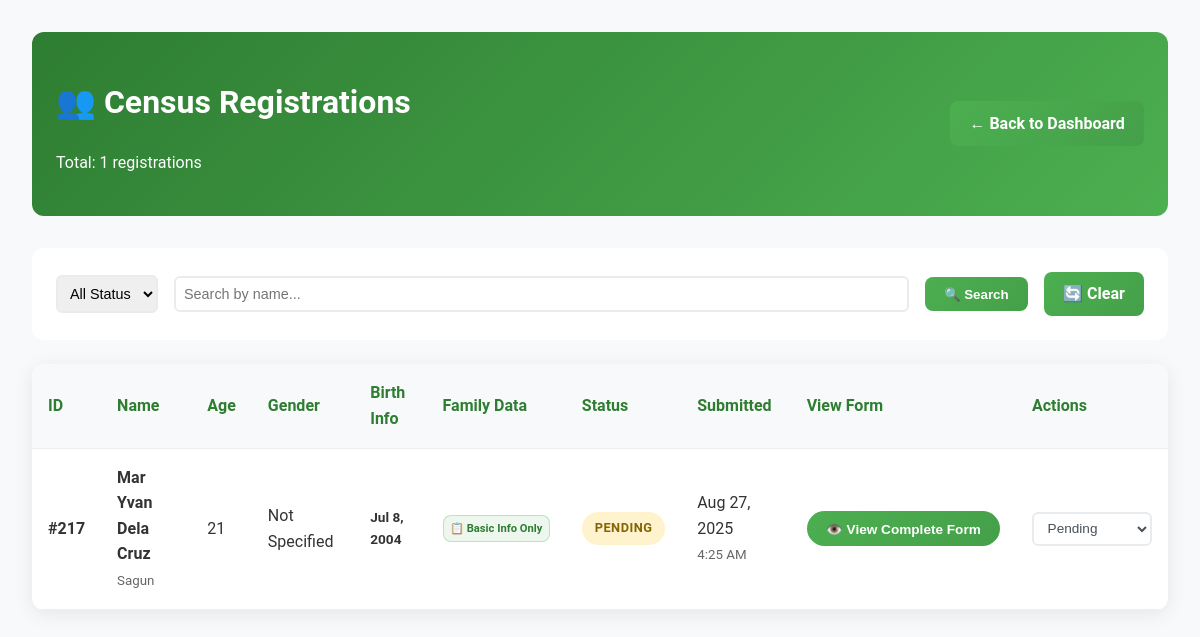
Before: /admin/view-resident-registrations.php (signed in) with the older database file.
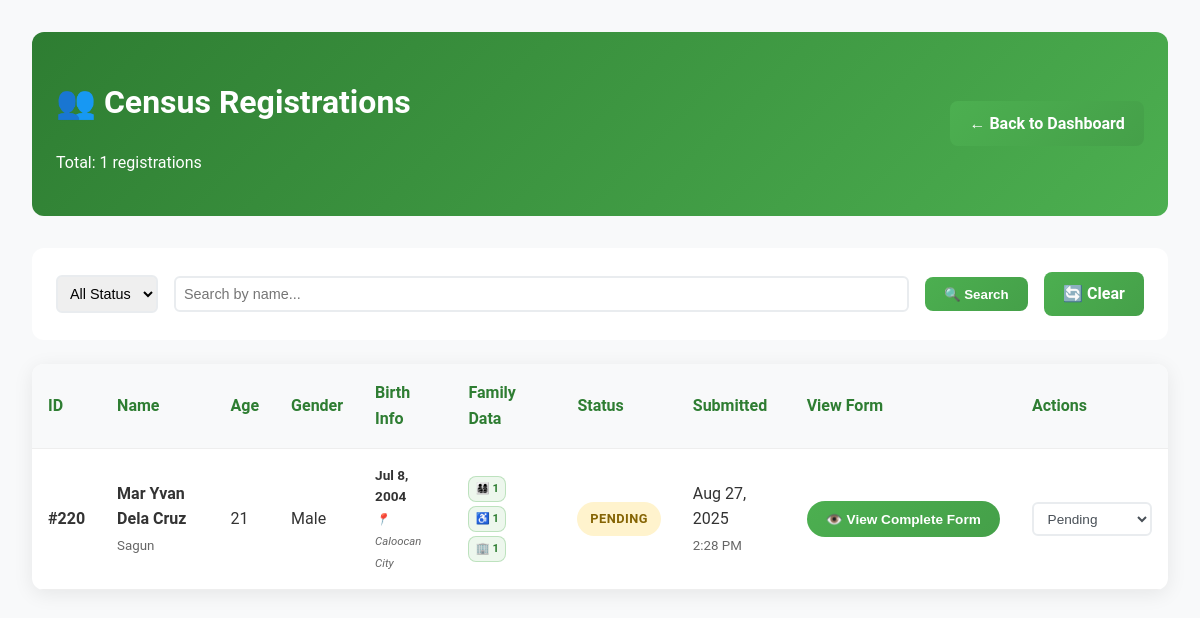
After: the same page with the newer database file.
### tables this page shows
CREATE TABLE `resident_registrations` (
  `id` int(11) NOT NULL,
  `first_name` varchar(100) NOT NULL,
  `middle_name` varchar(100) DEFAULT NULL,
  `last_name` varchar(100) NOT NULL,
  `birth_date` date NOT NULL,
  `birth_place` varchar(255) DEFAULT NULL,
  `age` int(11) NOT NULL,
  `civil_status` varchar(50) NOT NULL,
  `gender` varchar(20) NOT NULL,
  `contact_number` varchar(20) DEFAULT NULL,
  `email` varchar(255) DEFAULT NULL,
  `house_number` varchar(20) DEFAULT NULL,
  `address` text DEFAULT NULL,
  `pangkabuhayan` varchar(100) DEFAULT NULL,
  `submitted_at` timestamp NOT NULL DEFAULT current_timestamp(),
  `status` enum('pending','approved','rejected') DEFAULT 'pending',
  `land_ownership` varchar(100) DEFAULT NULL,
  `land_ownership_other` varchar(255) DEFAULT NULL,
  `house_ownership` varchar(100) DEFAULT NULL,
  `house_ownership_other` varchar(255) DEFAULT NULL,
  `farmland` varchar(100) DEFAULT NULL,
  `cooking_energy` varchar(100) DEFAULT NULL,
  `cooking_energy_other` varchar(255) DEFAULT NULL,
  `toilet_type` varchar(100) DEFAULT NULL,
  `toilet_type_other` varchar(255) DEFAULT NULL,
  `electricity_source` varchar(100) DEFAULT NULL,
  `electricity_source_other` varchar(255) DEFAULT NULL,
  `water_source` varchar(100) DEFAULT NULL,
  `water_source_other` varchar(255) DEFAULT NULL,
  `waste_disposal` varchar(100) DEFAULT NULL,
  `waste_disposal_other` varchar(255) DEFAULT NULL,
  `appliances` text DEFAULT NULL,
  `transportation` text DEFAULT NULL,
  `transportation_other` varchar(255) DEFAULT NULL,
  `business` text DEFAULT NULL,
  `business_other` varchar(255) DEFAULT NULL,
  `contraceptive` text DEFAULT NULL,
  `interviewer` varchar(255) DEFAULT NULL,
  `interviewer_title` varchar(255) DEFAULT NULL
);

### admin/view-resident-registrations.php (the view, shortened to what this page needs)
<?php
include '../includes/db_connect.php';
$search = $_GET['search'] ?? '';
$page = max(1, (int)($_GET['page'] ?? 1));
$per_page = 10;
$offset = ($page - 1) * $per_page;
$where_conditions = [];
$params = [];
$where_clause = $where_conditions ? "WHERE " . implode(" AND ", $where_conditions) : "";
$count_sql = "SELECT COUNT(*) FROM resident_registrations $where_clause";
$count_stmt = $pdo->prepare($count_sql);
$count_stmt->execute($params);
$total_records = $count_stmt->fetchColumn();
$sql = "SELECT rr.id, rr.first_name, rr.middle_name, rr.last_name, rr.age, rr.gender,
        rr.birth_date, rr.birth_place, rr.house_number, rr.status, rr.submitted_at,
        (SELECT COUNT(*) FROM family_members fm WHERE fm.registration_id = rr.id) as family_count,
        (SELECT COUNT(*) FROM family_disabilities fd WHERE fd.registration_id = rr.id) as disability_count,
        (SELECT COUNT(*) FROM family_organizations fo WHERE fo.registration_id = rr.id) as organization_count
        FROM resident_registrations rr $where_clause ORDER BY submitted_at DESC LIMIT $per_page OFFSET $offset";
$stmt = $pdo->prepare($sql);
$stmt->execute($params);
$registrations = $stmt->fetchAll();
?>
<!DOCTYPE html>
<html lang="en">
<head>
    <link rel="stylesheet" href="../css/styles.css">
</head>
<body>
    <div class="admin-container">
        <div class="admin-header">
            <div>
                <h1>👥 Census Registrations</h1>
                <p>Total: <?php echo $total_records; ?> registrations</p>
            </div>
            <a href="dashboard.php" class="admin-btn">← Back to Dashboard</a>
        </div>
        <div class="admin-controls">
            <form method="GET" class="search-form">
                <select name="status" onchange="this.form.submit()">
                    <option value="">All Status</option>
                </select>
                <input type="text" name="search" value="<?php echo htmlspecialchars($search); ?>" placeholder="Search by name...">
                <button type="submit" class="admin-btn">🔍 Search</button>
                <a href="view-resident-registrations.php" class="admin-btn">🔄 Clear</a>
            </form>
        </div>
        <div class="admin-table">
            <table>
                <thead>
                    <tr>
                        <th>ID</th>
                        <th>Name</th>
                        <th>Age</th>
                        <th>Gender</th>
                        <th>Birth Info</th>
                        <th>Family Data</th>
                        <th>Status</th>
                        <th>Submitted</th>
                        <th>View Form</th>
                        <th>Actions</th>
                    </tr>
                </thead>
                <tbody>
                    <?php foreach ($registrations as $reg): ?>
                    <tr>
                        <td><strong>#<?php echo $reg['id']; ?></strong></td>
                        <td>
                            <strong><?php echo htmlspecialchars($reg['first_name'] . ' ' . $reg['last_name']); ?></strong>
                            <?php if ($reg['middle_name'] ?? false): ?>
                                <br><small style="color: #666;"><?php echo htmlspecialchars($reg['middle_name']); ?></small>
                            <?php endif; ?>
                        </td>
                        <td><?php echo $reg['age']; ?></td>
                        <td><?php echo htmlspecialchars($reg['gender']); ?></td>
                        <td>
                            <div style="font-size: 0.85rem;">
                                <?php if ($reg['birth_date'] ?? false): ?>
                                    <strong><?php echo date('M j, Y', strtotime($reg['birth_date'])); ?></strong>
                                <?php else: ?>
                                    <span style="color: #999; font-style: italic;">No birth date</span>
                                <?php endif; ?>
                                <?php if ($reg['birth_place'] ?? false): ?>
                                    <br><small style="color: #666; font-style: italic;">📍 <?php echo htmlspecialchars($reg['birth_place']); ?></small>
                                <?php endif; ?>
                            </div>
                        </td>
                        <td>
                            <div class="family-data-summary">
                                <?php if ($reg['family_count'] > 0): ?>
                                    <span class="data-badge family-badge" title="<?php echo $reg['family_count']; ?> family member(s)">👨‍👩‍👧‍👦 <?php echo $reg['family_count']; ?></span>
                                <?php endif; ?>
                                <?php if ($reg['disability_count'] > 0): ?>
                                    <span class="data-badge disability-badge" title="<?php echo $reg['disability_count']; ?> disability record(s)">♿ <?php echo $reg['disability_count']; ?></span>
                                <?php endif; ?>
                                <?php if ($reg['organization_count'] > 0): ?>
                                    <span class="data-badge organization-badge" title="<?php echo $reg['organization_count']; ?> organization membership(s)">🏢 <?php echo $reg['organization_count']; ?></span>
                                <?php endif; ?>
                                <?php if ($reg['family_count'] == 0 && $reg['disability_count'] == 0 && $reg['organization_count'] == 0): ?>
                                    <span class="data-badge basic-badge">📋 Basic Info Only</span>
                                <?php endif; ?>
                            </div>
                        </td>
                        <td>
                            <span class="status-badge status-<?php echo $reg['status']; ?>">
                                <?php echo ucfirst($reg['status']); ?>
                            </span>
                        </td>
                        <td>
                            <div><?php echo date('M j, Y', strtotime($reg['submitted_at'])); ?></div>
                            <small style="color: #666;"><?php echo date('g:i A', strtotime($reg['submitted_at'])); ?></small>
                        </td>
                        <td>
                            <button onclick="viewRegistrationDetails(<?php echo $reg['id']; ?>)" class="view-form-btn"
                                    title="View complete registration form including personal info, family members, disabilities, and organizations">
                                👁️ View Complete Form
                            </button>
                        </td>
                        <td>
                            <?php if ($reg['status'] === 'pending'): ?>
                            <form method="POST" style="margin: 0;">
                                <select name="status" class="action-select" onchange="this.form.submit()">
                                    <option value="pending" selected>Pending</option>
                                </select>
                            </form>
                            <?php else: ?>
                            <div class="action-select status-locked">
                                <?php echo ucfirst($reg['status']); ?> (Locked)
                            </div>
                            <?php endif; ?>
                        </td>
                    </tr>
                    <?php endforeach; ?>
                </tbody>
            </table>
        </div>
    </div>
</body>
</html>

### css/styles.css (style rules this page uses)
body { font-family: 'Roboto', sans-serif; margin: 0; padding: 0; background-color: #f4f7f9; color: #333; line-height: 1.6; }

### admin/view-resident-registrations.php (style rules this page uses)
.admin-container { max-width: 1400px; margin: 0 auto; padding: 2rem; background: #f8f9fa; min-height: 100vh; }
.admin-header { background: linear-gradient(135deg, #2e7d32 0%, #4caf50 100%); color: white; padding: 1.5rem; border-radius: 12px; margin-bottom: 2rem; display: flex; justify-content: space-between; align-items: center; }
.admin-controls { background: white; padding: 1.5rem; border-radius: 12px; margin-bottom: 1.5rem; display: flex; gap: 1rem; align-items: center; flex-wrap: wrap; }
.admin-table { background: white; border-radius: 12px; overflow: hidden; box-shadow: 0 4px 20px rgba(0, 0, 0, 0.08); }
.admin-table table { width: 100%; border-collapse: collapse; }
.admin-table th, .admin-table td { padding: 1rem; text-align: left; border-bottom: 1px solid #eee; }
.admin-table th { background: #f8f9fa; font-weight: 600; color: #2e7d32; }
.admin-table tbody tr { transition: all 0.3s ease; }
.view-form-btn { background: linear-gradient(135deg, #4CAF50, #45a049); color: white; border: none; padding: 0.6rem 1.2rem; border-radius: 20px; cursor: pointer; font-size: 0.85rem; font-weight: 600; transition: all 0.3s ease; display: inline-flex; align-items: center; gap: 0.5rem; text-decoration: none; white-space: nowrap; }
.status-badge { padding: 0.4rem 0.8rem; border-radius: 20px; font-size: 0.8rem; font-weight: 600; text-transform: uppercase; letter-spacing: 0.5px; display: inline-block; }
.status-pending { background: #fff3cd; color: #856404; }
.action-select { padding: 0.4rem 0.6rem; border: 2px solid #e9ecef; border-radius: 6px; font-size: 0.85rem; background: white; color: #495057; cursor: pointer; transition: all 0.3s ease; min-width: 120px; }
.admin-btn { display: inline-block; padding: 0.6rem 1.2rem; background: linear-gradient(135deg, #4CAF50, #45a049); color: white; text-decoration: none; border-radius: 8px; font-weight: 600; border: none; cursor: pointer; transition: all 0.3s ease; }
.search-form { display: flex; gap: 1rem; align-items: center; flex-wrap: wrap; width: 100%; }
.search-form select, .search-form input { padding: 0.5rem; border: 2px solid #e9ecef; border-radius: 6px; font-size: 0.9rem; }
.search-form input[type="text"] { flex: 1; min-width: 250px; }
.family-data-summary { display: flex; flex-wrap: wrap; gap: 0.25rem; align-items: center; }
.data-badge { display: inline-flex; align-items: center; gap: 0.25rem; padding: 0.2rem 0.4rem; border-radius: 8px; font-size: 0.7rem; font-weight: 600; white-space: nowrap; cursor: help; }
.family-badge { background: rgba(76, 175, 80, 0.1); color: #2e7d32; border: 1px solid rgba(76, 175, 80, 0.3); }
.disability-badge { background: rgba(76, 175, 80, 0.1); color: #2e7d32; border: 1px solid rgba(76, 175, 80, 0.3); }
.organization-badge { background: rgba(76, 175, 80, 0.1); color: #2e7d32; border: 1px solid rgba(76, 175, 80, 0.3); }
.basic-badge { background: rgba(76, 175, 80, 0.1); color: #2e7d32; border: 1px solid rgba(76, 175, 80, 0.3); }

Changed rows visible on the page:
removed resident_registrations: id "217", first_name+last_name "Mar Yvan Dela Cruz", middle_name "Sagun", age "21", gender "Not Specified", birth_date "Jul 8, 2004", shows "📋 Basic Info Only", status "PENDING", submitted_at "Aug 27, 2025", submitted_at "4:25 AM"
added resident_registrations: id "220", first_name+last_name "Mar Yvan Dela Cruz", middle_name "Sagun", age "21", gender "Male", birth_date "Jul 8, 2004", birth_place "Caloocan City", family_count "1", disability_count "1", organization_count "1", status "PENDING", submitted_at "Aug 27, 2025", submitted_at "2:28 PM"
